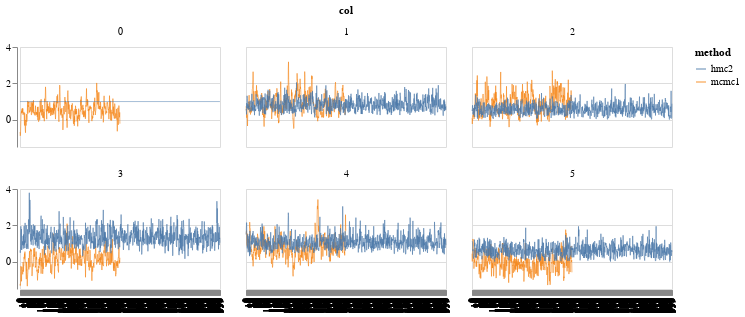

Notebook source saved alongside this figure:
### Code cell
merge_chart = alt.Chart(merge_plots(ps['beta'], particles['beta'])).mark_line(
    opacity = 0.6,
    strokeWidth = 1,
    color='red'
).encode(
    alt.Y('value', title=None),
    alt.X('id:O',
          title=None
         ), 
    alt.Color('method')
).properties(width=200, height=100)

(merge_chart).facet(
    alt.Facet('col'),
    columns=3
)

### Figure 1 — Vega-Lite specification as saved in the notebook (floating-point values rounded to 4 significant figures; data arrays with more than 128 entries replaced by an {"elided": "..."} marker saying what was removed)
{"config": {"view": {"continuousWidth": 400, "continuousHeight": 300}}, "data": {"name": "data-cbdaae5f72eef0291bd94daa77df04ad"}, "facet": {"type": "quantitative", "field": "col"}, "spec": {"mark": {"type": "line", "color": "red", "opacity": 0.6, "strokeWidth": 1}, "encoding": {"color": {"type": "nominal", "field": "method"}, "x": {"type": "ordinal", "field": "id", "title": null}, "y": {"type": "quantitative", "field": "value", "title": null}}, "height": 100, "width": 200}, "columns": 3, "$schema": "https://vega.github.io/schema/vega-lite/v4.8.1.json", "datasets": {"data-cbdaae5f72eef0291bd94daa77df04ad": {"elided": "9000 records"}}}
